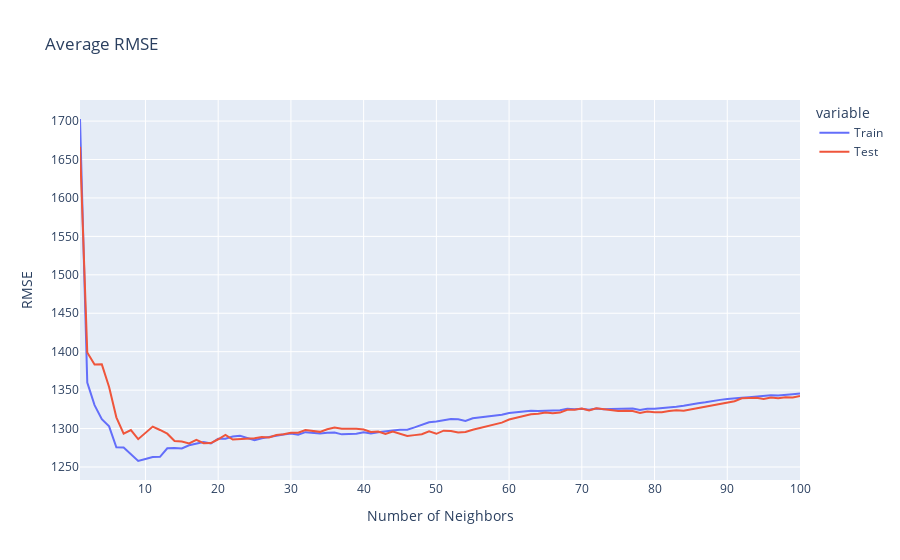

Source (notebook cell):
### Markdown cell above
The output of our knn_reg_perf function is a dataframe of training and testing rmse and r-squared values from 1 to 200. The index of the dataframe denotes the number of neighbors used in the regressor. We plot this below to get a better view of our error data.

### Code cell
fig4 = px.line(x=range(1,101), y=[knn_baseline['train_rmse_err'], knn_baseline['test_rmse_err']], 
               labels={'value': 'RMSE', "x": "Number of Neighbors"},
              title='Average RMSE', line_shape='linear')
newnames = {'wide_variable_0':'Train', 'wide_variable_1': 'Test'}
fig4.for_each_trace(lambda t: t.update(name = newnames[t.name],
                                      legendgroup = newnames[t.name],
                                      hovertemplate = t.hovertemplate.replace(t.name, newnames[t.name])
                                     )
                  )
# Show the plot
fig4.show()

### Figure 1 — Plotly figure (JSON) as saved in the notebook; plotly's stock layout.template omitted (floating-point values rounded to 4 significant figures)
{"data": [{"hovertemplate": "variable=Train<br>Number of Neighbors=%{x}<br>RMSE=%{y}<extra></extra>", "legendgroup": "Train", "line": {"color": "#636efa", "dash": "solid", "shape": "linear"}, "marker": {"symbol": "circle"}, "mode": "lines", "name": "Train", "orientation": "v", "showlegend": true, "type": "scatter", "x": [1, 2, 3, 4, 5, 6, 7, 8, 9, 10, 11, 12, 13, 14, 15, 16, 17, 18, 19, 20, 21, 22, 23, 24, 25, 26, 27, 28, 29, 30, 31, 32, 33, 34, 35, 36, 37, 38, 39, 40, 41, 42, 43, 44, 45, 46, 47, 48, 49, 50, 51, 52, 53, 54, 55, 56, 57, 58, 59, 60, 61, 62, 63, 64, 65, 66, 67, 68, 69, 70, 71, 72, 73, 74, 75, 76, 77, 78, 79, 80, 81, 82, 83, 84, 85, 86, 87, 88, 89, 90, 91, 92, 93, 94, 95, 96, 97, 98, 99, 100], "xaxis": "x", "y": [1703.0, 1360.0, 1331.0, 1312.0, 1303.0, 1276.0, 1275.0, 1266.0, 1258.0, 1260.0, 1263.0, 1263.0, 1274.0, 1275.0, 1274.0, 1278.0, 1280.0, 1283.0, 1281.0, 1287.0, 1287.0, 1290.0, 1291.0, 1287.0, 1285.0, 1287.0, 1289.0, 1290.0, 1292.0, 1293.0, 1292.0, 1295.0, 1294.0, 1294.0, 1295.0, 1295.0, 1292.0, 1293.0, 1293.0, 1295.0, 1294.0, 1295.0, 1297.0, 1297.0, 1298.0, 1299.0, 1302.0, 1305.0, 1308.0, 1309.0, 1311.0, 1312.0, 1312.0, 1310.0, 1313.0, 1314.0, 1316.0, 1316.0, 1318.0, 1320.0, 1321.0, 1322.0, 1323.0, 1323.0, 1323.0, 1323.0, 1324.0, 1326.0, 1325.0, 1326.0, 1325.0, 1326.0, 1325.0, 1325.0, 1326.0, 1326.0, 1326.0, 1324.0, 1326.0, 1326.0, 1326.0, 1327.0, 1328.0, 1330.0, 1332.0, 1333.0, 1334.0, 1336.0, 1337.0, 1338.0, 1339.0, 1340.0, 1341.0, 1342.0, 1342.0, 1343.0, 1343.0, 1344.0, 1345.0, 1345.0], "yaxis": "y"}, {"hovertemplate": "variable=Test<br>Number of Neighbors=%{x}<br>RMSE=%{y}<extra></extra>", "legendgroup": "Test", "line": {"color": "#EF553B", "dash": "solid", "shape": "linear"}, "marker": {"symbol": "circle"}, "mode": "lines", "name": "Test", "orientation": "v", "showlegend": true, "type": "scatter", "x": [1, 2, 3, 4, 5, 6, 7, 8, 9, 10, 11, 12, 13, 14, 15, 16, 17, 18, 19, 20, 21, 22, 23, 24, 25, 26, 27, 28, 29, 30, 31, 32, 33, 34, 35, 36, 37, 38, 39, 40, 41, 42, 43, 44, 45, 46, 47, 48, 49, 50, 51, 52, 53, 54, 55, 56, 57, 58, 59, 60, 61, 62, 63, 64, 65, 66, 67, 68, 69, 70, 71, 72, 73, 74, 75, 76, 77, 78, 79, 80, 81, 82, 83, 84, 85, 86, 87, 88, 89, 90, 91, 92, 93, 94, 95, 96, 97, 98, 99, 100], "xaxis": "x", "y": [1666.0, 1399.0, 1383.0, 1383.0, 1354.0, 1315.0, 1293.0, 1298.0, 1286.0, 1294.0, 1303.0, 1298.0, 1293.0, 1284.0, 1283.0, 1281.0, 1285.0, 1281.0, 1281.0, 1286.0, 1292.0, 1286.0, 1286.0, 1286.0, 1287.0, 1289.0, 1288.0, 1292.0, 1293.0, 1295.0, 1295.0, 1298.0, 1297.0, 1296.0, 1299.0, 1301.0, 1300.0, 1300.0, 1300.0, 1299.0, 1296.0, 1296.0, 1293.0, 1296.0, 1293.0, 1290.0, 1291.0, 1293.0, 1296.0, 1293.0, 1297.0, 1297.0, 1295.0, 1295.0, 1298.0, 1301.0, 1303.0, 1306.0, 1308.0, 1312.0, 1314.0, 1317.0, 1319.0, 1319.0, 1321.0, 1320.0, 1321.0, 1324.0, 1325.0, 1326.0, 1323.0, 1326.0, 1325.0, 1324.0, 1323.0, 1323.0, 1323.0, 1320.0, 1322.0, 1321.0, 1321.0, 1323.0, 1324.0, 1323.0, 1325.0, 1328.0, 1329.0, 1330.0, 1333.0, 1334.0, 1336.0, 1339.0, 1340.0, 1340.0, 1338.0, 1340.0, 1339.0, 1341.0, 1341.0, 1342.0], "yaxis": "y"}], "layout": {"legend": {"title": {"text": "variable"}, "tracegroupgap": 0}, "title": {"text": "Average RMSE"}, "xaxis": {"anchor": "y", "domain": [0, 1], "title": {"text": "Number of Neighbors"}}, "yaxis": {"anchor": "x", "domain": [0, 1], "title": {"text": "RMSE"}}}}
